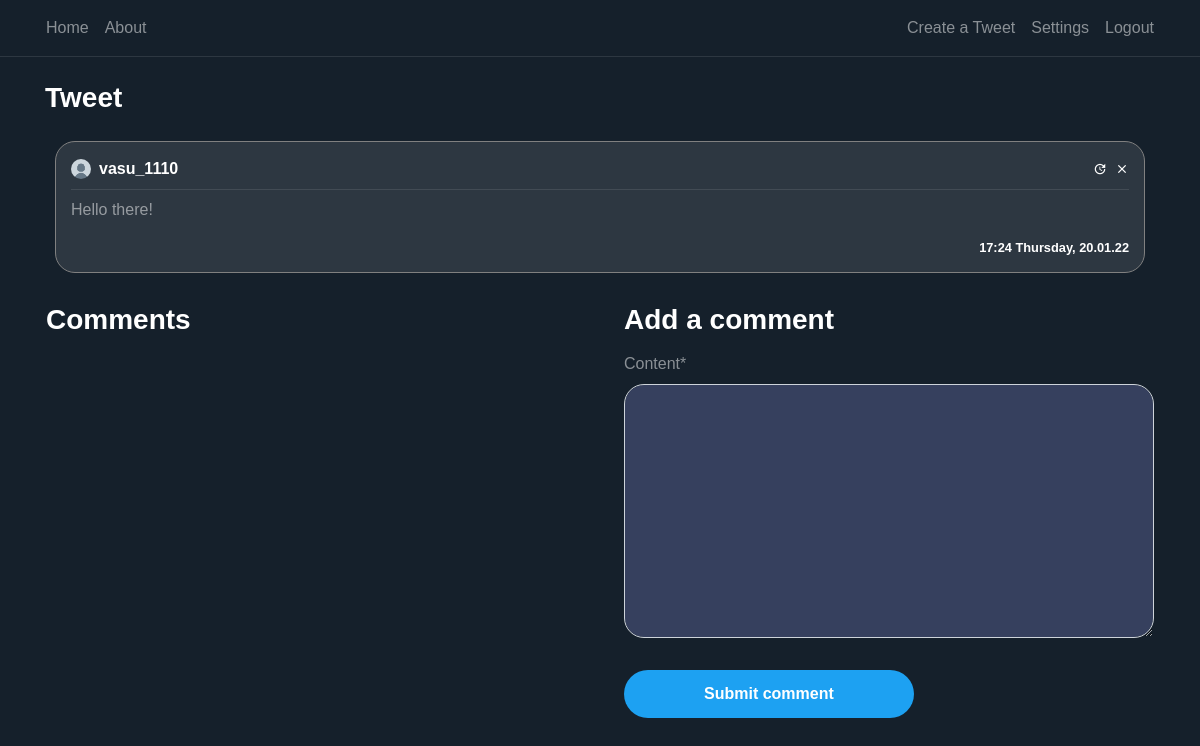
Page /post/1/ (signed in) on the committed database.
### blog/models.py (models this page shows, shortened)
class Post(models.Model):
    content = models.TextField(max_length=1000)
    date_posted = models.DateTimeField(default=timezone.now)
    author = models.ForeignKey(User, on_delete=models.CASCADE)
    likes= models.IntegerField(default=0)
    dislikes= models.IntegerField(default=0)

### users/models.py (models this page shows, shortened)
class Profile(models.Model):
    user = models.OneToOneField(User, on_delete=models.CASCADE)
    image = models.ImageField(default='default.png', upload_to='profile_pics')

### blog/views.py (the view)
# urls.py: path('post/<int:pk>/', PostDetailView.as_view(), name='post-detail'),
class PostDetailView(DetailView):
    model = Post
    template_name = 'blog/post_detail.html'
    context_object_name = 'post'
    def get_context_data(self, **kwargs):
        data = super().get_context_data(**kwargs)
        comments_connected = Comment.objects.filter(post_connected=self.get_object()).order_by('-date_posted')
        data['comments'] = comments_connected
        data['form'] = NewCommentForm(instance=self.request.user)
        return data
    def post(self, request, *args, **kwargs):
        new_comment = Comment(content=request.POST.get('content'),
                              author=self.request.user,
                              post_connected=self.get_object())
        new_comment.save()
        return self.get(self, request, *args, **kwargs)

### blog/forms.py
class NewCommentForm(forms.ModelForm):
    class Meta:
        model = Comment
        fields = ['content']

### blog/templates/blog/post_detail.html (shortened to what this page needs)
{% extends "blog/base.html" %}
{% load crispy_forms_tags %}
{% block content %}
<div class="container">
    <h3 class="white-important mb-3">
        Tweet
    </h3>
   <article class="media content-section">
        <div style="width: 100%; word-break: break-all;" class="hovered-tweet-comment">
            <div class="pb-2 row m-0 " style="width: 100%; margin-right: 0 !important;">
               <div
                       style="padding-left: 0px !important;"
                       class="col-8 no-padding d-flex align-items-center">
                   <img
                       class="rounded-circle mr-2"
                       style="width: 20px; height: 20px;"
                       src="{{ post.author.profile.image.url }}">
                   <a class="mr-2 white-important" href="{% url 'user-posts' post.author %}">
                       {{ post.author }}
                   </a>
               </div>
               <div class="col-4 d-flex flex-row-reverse no-padding align-items-center"
                    style="padding-right: 0 !important;">
                   {% if post.author == user %}
                        <a class="material-icons ml-2"
                           style="font-size: 14px"
                                href="{% url 'post-delete' post.id %}">clear</a>
                        <a class="material-icons ml-2"
                           style="font-size: 14px"
                                href="{% url 'post-update' post.id %}">update</a>
                    {%  endif %}
               </div>
           </div>
            <div
                    class="mb-2 "
                    style="width: 100%; height: 1px; background-color: rgba(255, 255, 255, 0.1)"></div>
            <a style="color: rgba(255, 255, 255, 0.5) !important;">
                <p>
                    {{ post.content }}
                </p>
                <small
                    class="white-important d-flex full-width flex-row-reverse">
                    {{ post.date_posted | date:"H:i l, d.m.y" }}
                </small>
            </a>
        </div>
   </article>
    <div class="row pl-3">
        <div class="col-12 col-md-6 pl-0">
         <h3 class="white-important mb-3">
             Comments
         </h3>
        </div>
        {% if user is not None %}
            <div class="col-12 col-md-6 pl-0 pl-md-3 pr-3">
                <h3 class="white-important mb-3">
                    Add a comment
                </h3>
                <form method="POST">
                    <fieldset class="form-group">
                        {{ form | crispy }}
                    </fieldset>
                    <div class="form-group">
                        <button class="btn btn-outline-primary" type="submit">Submit comment</button>
                    </div>
                </form>
            </div>
        {% endif %}
    </div>
  </div>
{% endblock content %}

### blog/static/blog/main.css (style rules this page uses)
:root { --muted-color: rgba(255, 255, 255, 0.5); }
body { background: #15202b; color: var(--muted-color); margin-top: 5rem; }
h1, h2, h3, h4, h5, h6 { color: var(--muted-color); }
.content-section { padding: 10px 10px; margin-bottom: 20px; }
.no-padding { padding: 0 !important; }
a { color: white; text-underline: none; text-decoration: none !important; }
article { border-radius: 4px; }
.white-important { color: white; font-weight: bold; }
.full-width { width: 100% }
.btn-outline-primary { border-color: white; color: white !important; padding: 12px 80px 12px 80px; font-weight: bold; background-color: #1da1f2; border:0; border-radius: 25px; }
.form-control { background-color: #36405e !important; color: var(--muted-color) !important; box-shadow: 0 0 0 0 !important; border-radius: 20px !important; }
.hovered-tweet-comment { background-color: #2d3741 !important; padding:15px; border-radius: 20px; border:1px solid grey; }

### blog/static/blog/style.css (style rules this page uses)
body { font-family: Arial, Helvetica, sans-serif; height: 100vh; margin: 0; padding: 0; }

### rows in the picture
Post: author.profile.image (placeholder picture), author "vasu_1110", content "Hello there!", date_posted "17:24 Thursday, 20.01.22"
